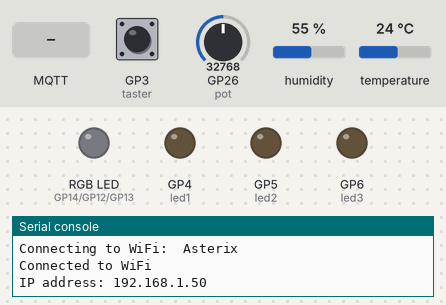
A program run on a simulated Raspberry Pi Pico running MicroPython. Parts: an RGB LED mixed from three pins (HIGH = lit), output pins drawn as LEDs (lit = HIGH), the last lines printed to the serial console. The test bench sets the inputs (shaded band); at power-on: GP3 (taster) LOW, GP26 (pot) = 32768, humidity 55 %, temperature 24 °C (analog values on the 0–65535 scale). WiFi joins after 1.5 s; no MQTT or app messages arrive unless stated.

Above: at 2.8 s.
2.9 s: MQTT message "1" arrives on the first subscribed topic
At 3.9 s:
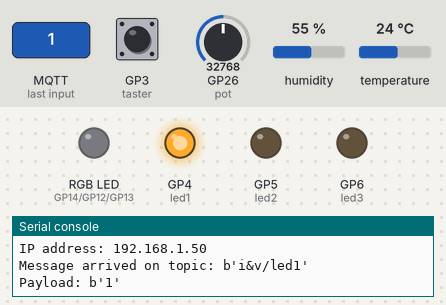
4.4 s: MQTT message "0" arrives on the first subscribed topic
At 4.8 s:
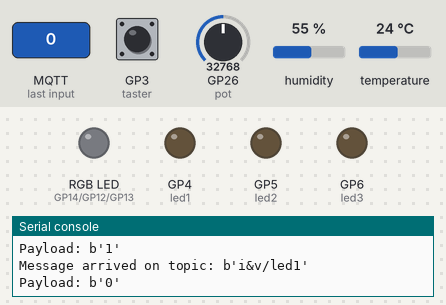
Timing chart, 0 to 7.4 s (numbered marks = the images above; inputs shaded):
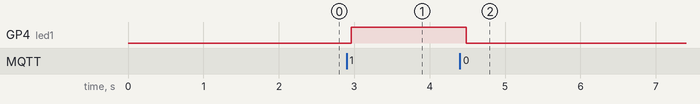

The program:

z3.py
```python
from machine import Pin, ADC, PWM, Timer
import network
import time
import simple
import dht

# WiFi configuration
wifi_ssid = "Asterix"
wifi_password = "123a456d78"

# MQTT configuration
mqtt_server = "broker.hivemq.com"
mqtt_topic_led1 = b"i&v/led1"
mqtt_topic_led2 = b"i&v/led2"
mqtt_topic_led3 = b"i&v/led3"
mqtt_topic_pot =  b"i&v/potenciometar"
mqtt_topic_taster = b"i&v/taster"
mqtt_topic_rgbRed = b"i&v/rgbRed"
mqtt_topic_rgbGreen = b"i&v/rgbGreen"
mqtt_topic_rgbBlue = b"i&v/rgbBlue"
mqtt_topic_sensor = b"i&v/dht11"
mqtt_client_name = "zadatak3"

# Initialize network
print("Connecting to WiFi: ", wifi_ssid)
wifi = network.WLAN(network.STA_IF)
wifi.active(True)
wifi.connect(wifi_ssid, wifi_password)

# Wait until connected
while not wifi.isconnected():
    pass

print("Connected to WiFi")
print("IP address:", wifi.ifconfig()[0])

# Set up pins
taster = Pin(3, Pin.IN)
led1 = Pin(4, Pin.OUT)
led2 = Pin(5, Pin.OUT)
pot = ADC(Pin(26))
led3 = PWM(Pin(6))
led3.freq(1000)

rgbRed = PWM(Pin(14))
rgbGreen = PWM(Pin(12))
rgbBlue = PWM(Pin(13))
rgbRed.freq(1000)
rgbGreen.freq(1000)
rgbBlue.freq(1000)

sensor = dht.DHT11(Pin(28))

# MQTT message arrived callback for LED control
def message_arrived_led1(topic, msg):
    print("Message arrived on topic:", topic)
    print("Payload:", msg)
    led1.value(int(float(msg)))

def message_arrived_led2(topic, msg):
    print("Message arrived on topic:", topic)
    print("Payload:", msg)
    led2.value(int(float(msg)))

def message_arrived_led3(topic, msg):
    print("Message arrived on topic:", topic)
    print("Payload:", msg)
    led3.duty_u16(int(float(msg)*65535))

def message_arrived_rgbRed(topic, msg):
    print("Message arrived on topic:", topic)
    print("Payload:", msg)
    rgbRed.duty_u16(int(float(msg)*65535))

def message_arrived_rgbGreen(topic, msg):
    print("Message arrived on topic:", topic)
    print("Payload:", msg)
    rgbGreen.duty_u16(int(float(msg)*65535))

def message_arrived_rgbBlue(topic, msg):
    print("Message arrived on topic:", topic)
    print("Payload:", msg)
    rgbBlue.duty_u16(int(float(msg)*65535))

def custom_dispatcher(topic, msg):
    if topic == mqtt_topic_led1:
        message_arrived_led1(topic, msg)
    elif topic == mqtt_topic_led2:
        message_arrived_led2(topic, msg)
    elif topic == mqtt_topic_led3:
        message_arrived_led3(topic, msg)
    elif topic == mqtt_topic_rgbRed:
        message_arrived_rgbRed(topic, msg)
    elif topic == mqtt_topic_rgbGreen:
        message_arrived_rgbGreen(topic, msg)
    elif topic == mqtt_topic_rgbBlue:
        message_arrived_rgbBlue(topic, msg)

def sensorReport(pin):
    sensor.measure()
    temperature = sensor.temperature()
    humidity = sensor.humidity()
    publish = str("Temp: " + str(temperature) + "\nHumidity: " + str(humidity))
    buf = "{{\"Senzor\": \n{}}}".format(publish)
    client.publish(mqtt_topic_sensor, buf)

# Initialize state variables
taster_state = taster.value()
last_pot_value = pot.read_u16()

# Connect to MQTT broker
client = simple.MQTTClient(client_id=mqtt_client_name, server=mqtt_server, port=1883)
client.connect()

# Subscribe to topics
client.set_callback(custom_dispatcher)
client.subscribe(mqtt_topic_led1)
client.subscribe(mqtt_topic_led2)
client.subscribe(mqtt_topic_led3)
client.subscribe(mqtt_topic_rgbRed)
client.subscribe(mqtt_topic_rgbGreen)
client.subscribe(mqtt_topic_rgbBlue)
client.subscribe(mqtt_topic_sensor)

t = Timer(period=2000, callback=sensorReport, mode=Timer.PERIODIC)

# Main loop
while True:
    # Publish taster state
    if taster.value() != taster_state:
        taster_state = taster.value()
        buf = "{{\"Taster\": {}}}".format(taster_state)
        client.publish(mqtt_topic_taster, buf)

    # Publish potentiometer value
    pot_value = pot.read_u16()
    if pot_value != last_pot_value:
        last_pot_value = pot_value
        buf = "{{\"Potenciometar\": {}}}".format(pot_value)
        client.publish(mqtt_topic_pot, buf)

    # Check for incoming MQTT messages
    client.check_msg()

    time.sleep(0.1)
```

Measured:
- after the input at 2.9 s, GP4 (led1): LOW → HIGH after 0.06 s
- after the input at 4.4 s, GP4 (led1): HIGH → LOW after 0.08 s
